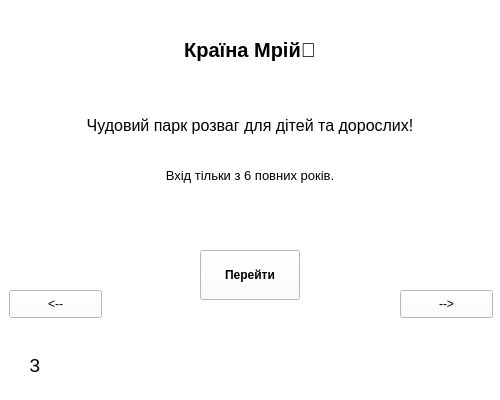
<?xml version="1.0" encoding="UTF-8"?>
<ui version="4.0">
 <class>Form</class>
 <widget class="QWidget" name="Form">
  <property name="geometry">
   <rect>
    <x>0</x>
    <y>0</y>
    <width>500</width>
    <height>400</height>
   </rect>
  </property>
  <property name="windowTitle">
   <string>Form</string>
  </property>
  <property name="styleSheet">
   <string notr="true">background-color: rgb(255, 255, 255);</string>
  </property>
  <widget class="QLabel" name="label">
   <property name="geometry">
    <rect>
     <x>10</x>
     <y>340</y>
     <width>50</width>
     <height>50</height>
    </rect>
   </property>
   <property name="font">
    <font>
     <pointsize>14</pointsize>
    </font>
   </property>
   <property name="text">
    <string>3</string>
   </property>
   <property name="alignment">
    <set>Qt::AlignCenter</set>
   </property>
  </widget>
  <widget class="QLabel" name="label_3">
   <property name="geometry">
    <rect>
     <x>150</x>
     <y>25</y>
     <width>200</width>
     <height>50</height>
    </rect>
   </property>
   <property name="font">
    <font>
     <pointsize>15</pointsize>
     <weight>75</weight>
     <bold>true</bold>
    </font>
   </property>
   <property name="text">
    <string>Країна Мрій🌠</string>
   </property>
   <property name="alignment">
    <set>Qt::AlignCenter</set>
   </property>
  </widget>
  <widget class="QPushButton" name="pushButton">
   <property name="geometry">
    <rect>
     <x>400</x>
     <y>290</y>
     <width>93</width>
     <height>28</height>
    </rect>
   </property>
   <property name="text">
    <string>--&gt;</string>
   </property>
  </widget>
  <widget class="QPushButton" name="pushButton_2">
   <property name="geometry">
    <rect>
     <x>200</x>
     <y>250</y>
     <width>100</width>
     <height>50</height>
    </rect>
   </property>
   <property name="font">
    <font>
     <weight>75</weight>
     <bold>true</bold>
    </font>
   </property>
   <property name="text">
    <string>Перейти</string>
   </property>
  </widget>
  <widget class="QPushButton" name="pushButton_3">
   <property name="geometry">
    <rect>
     <x>9</x>
     <y>290</y>
     <width>93</width>
     <height>28</height>
    </rect>
   </property>
   <property name="text">
    <string>&lt;--</string>
   </property>
  </widget>
  <widget class="QLabel" name="label_2">
   <property name="geometry">
    <rect>
     <x>0</x>
     <y>100</y>
     <width>500</width>
     <height>50</height>
    </rect>
   </property>
   <property name="font">
    <font>
     <pointsize>12</pointsize>
    </font>
   </property>
   <property name="text">
    <string>Чудовий парк розваг для дітей та дорослих!</string>
   </property>
   <property name="alignment">
    <set>Qt::AlignCenter</set>
   </property>
  </widget>
  <widget class="QLabel" name="label_4">
   <property name="geometry">
    <rect>
     <x>0</x>
     <y>150</y>
     <width>500</width>
     <height>50</height>
    </rect>
   </property>
   <property name="font">
    <font>
     <pointsize>10</pointsize>
    </font>
   </property>
   <property name="text">
    <string>Вхід тільки з 6 повних років.</string>
   </property>
   <property name="alignment">
    <set>Qt::AlignCenter</set>
   </property>
  </widget>
 </widget>
 <resources/>
 <connections/>
</ui>
